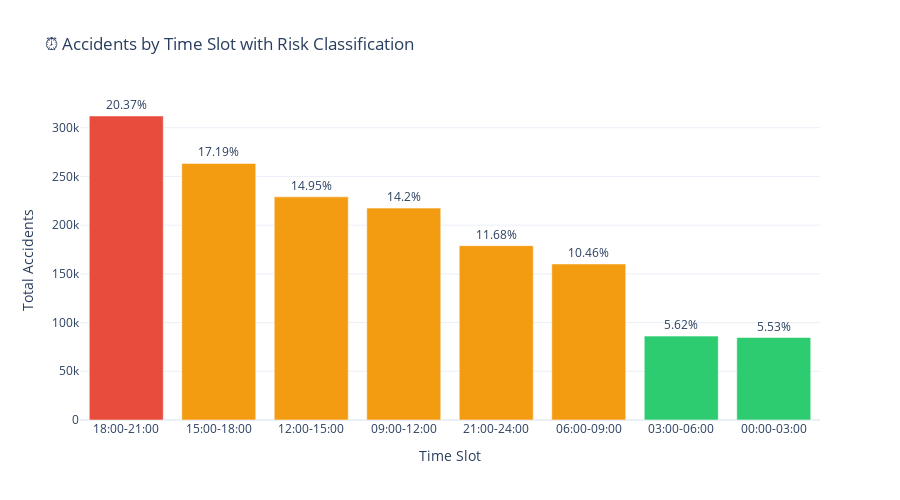

Write notebook code for a chart like this one.
### Code cell
# Visualize peak hours
colors = ['#e74c3c' if c == 'PEAK' else '#f39c12' if c == 'MODERATE' else '#2ecc71' 
          for c in peak_hours['Classification']]

fig = go.Figure(data=[
    go.Bar(x=peak_hours['TimeSlot'], y=peak_hours['TotalAccidents'],
           marker_color=colors, text=peak_hours['Percentage'].astype(str) + '%',
           textposition='outside')
])

fig.update_layout(
    title='⏰ Accidents by Time Slot with Risk Classification',
    xaxis_title='Time Slot',
    yaxis_title='Total Accidents',
    template='plotly_white',
    height=500
)
fig.show()

### Figure 1 — Plotly figure (JSON) as saved in the notebook; plotly's stock layout.template omitted (floating-point values rounded to 4 significant figures)
{"data": [{"marker": {"color": ["#e74c3c", "#f39c12", "#f39c12", "#f39c12", "#f39c12", "#f39c12", "#2ecc71", "#2ecc71"]}, "text": ["20.37%", "17.19%", "14.95%", "14.2%", "11.68%", "10.46%", "5.62%", "5.53%"], "textposition": "outside", "type": "bar", "x": ["18:00-21:00", "15:00-18:00", "12:00-15:00", "09:00-12:00", "21:00-24:00", "06:00-09:00", "03:00-06:00", "00:00-03:00"], "y": [312044, 263384, 229049, 217494, 178975, 160166, 86122, 84673]}], "layout": {"height": 500, "title": {"text": "⏰ Accidents by Time Slot with Risk Classification"}, "xaxis": {"title": {"text": "Time Slot"}}, "yaxis": {"title": {"text": "Total Accidents"}}}}
